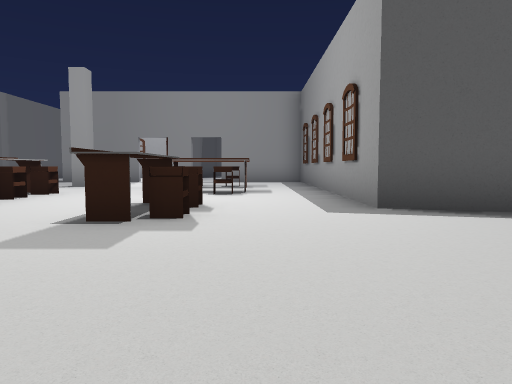
[1] (above)

24 first-person views from a walk through a 3-D level made in the Godot game engine. The camera is 1.3 m above the floor, tilts 4° down and sees 70° across. The floor is counted in squares, 2.51 m on a side. Each view is taken from the middle of a square. On the plan, view 1 faces up. The plan holds only what a view shows up to about 9 squares ahead; the rest is blank. The place goes on beyond the plan. Characters and animated objects are left out. Some surface patterns are stand-ins.

[2]
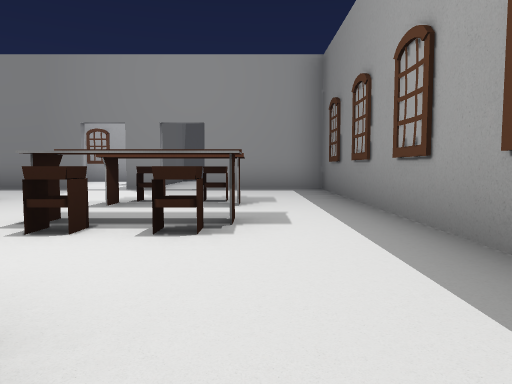

[3]
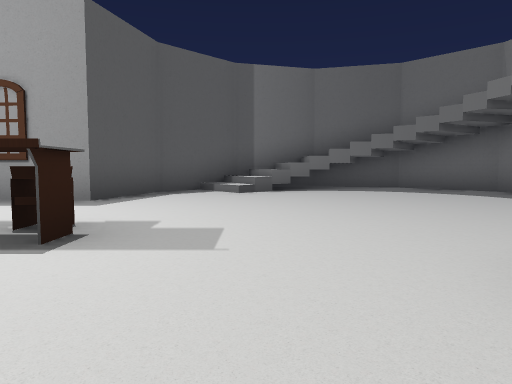

[4]
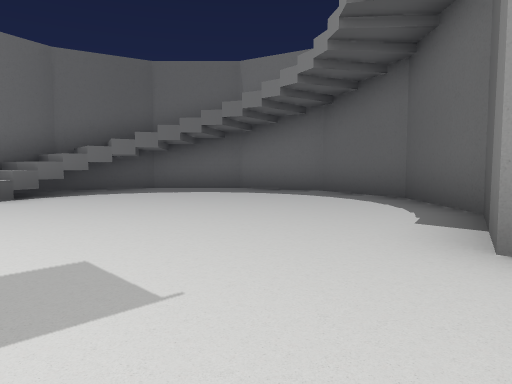

[5]
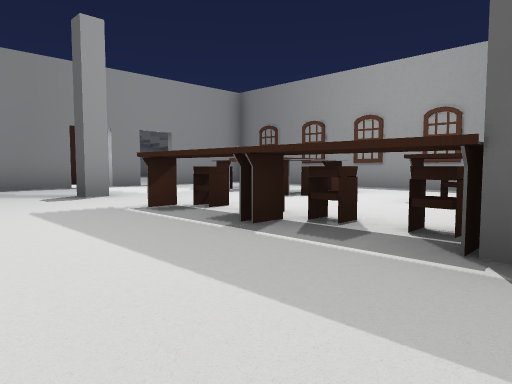

[6]
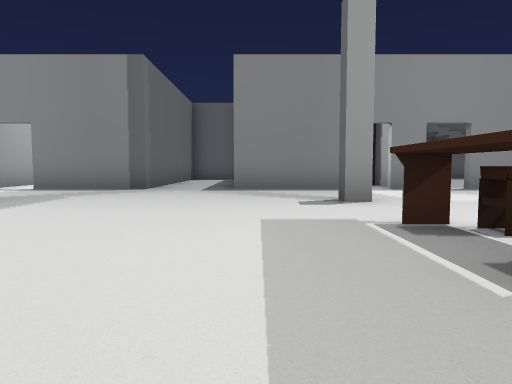

[7]
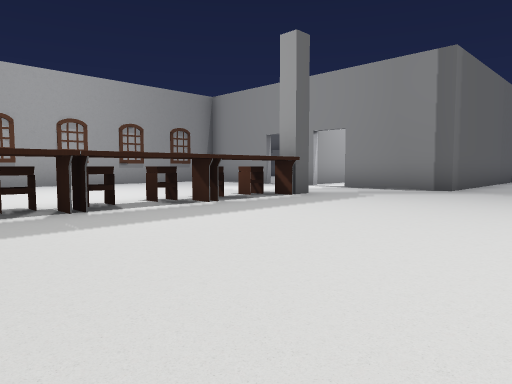

[8]
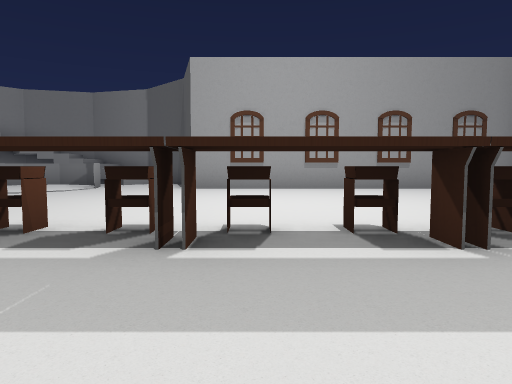

[9]
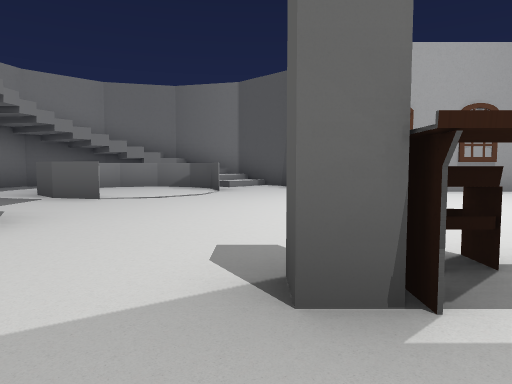

[10]
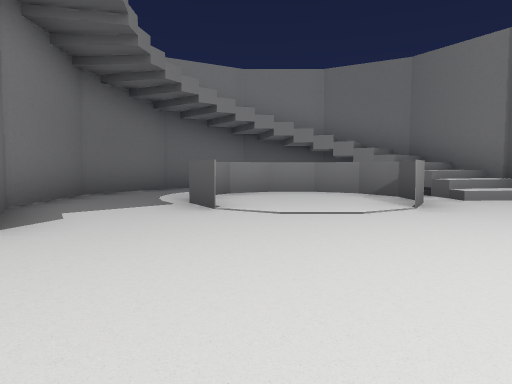

[11]
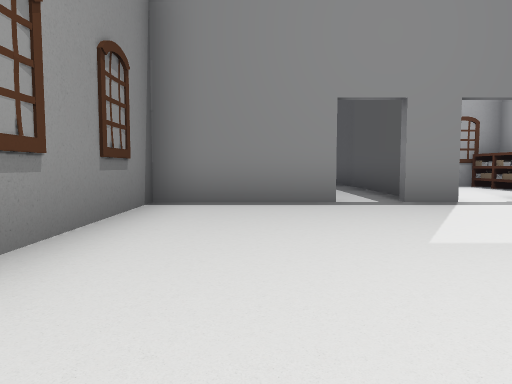

[12]
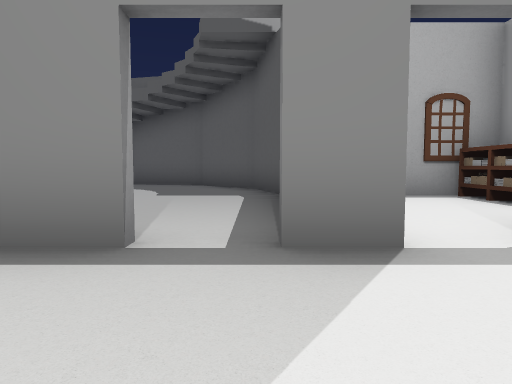

[13]
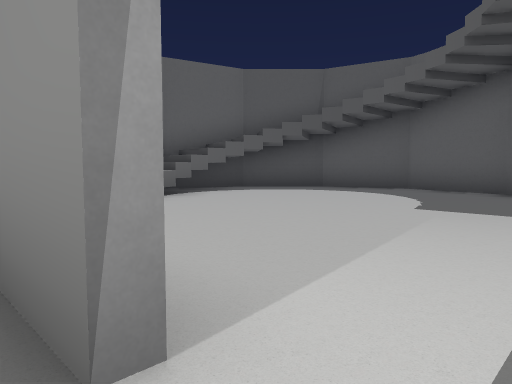

[14]
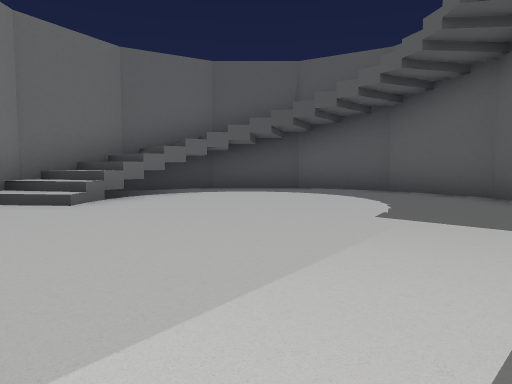

[15]
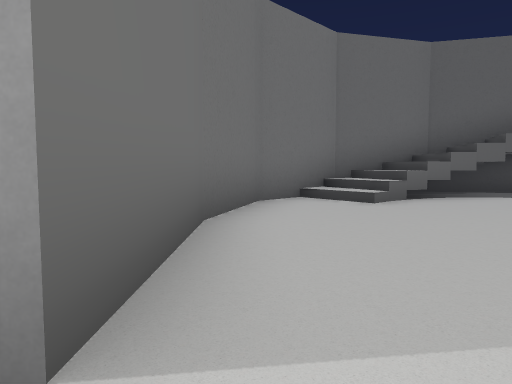

[16]
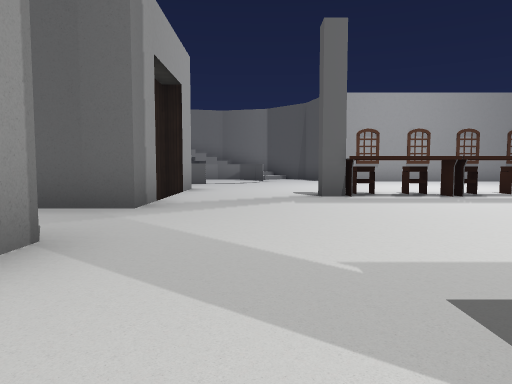

[17]
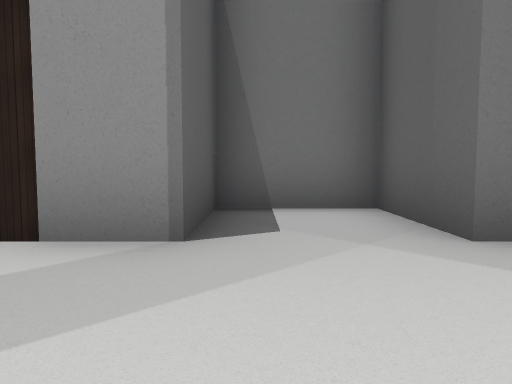

[18]
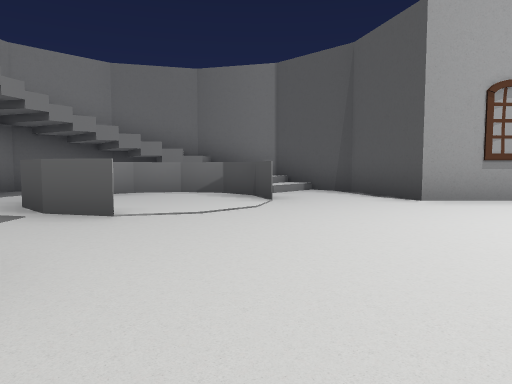

[19]
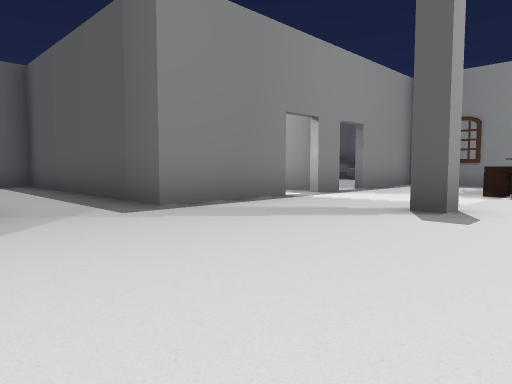

[20]
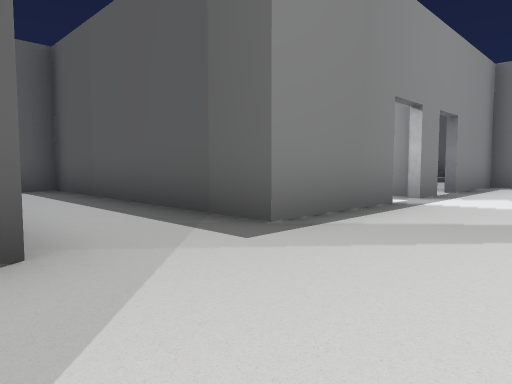

[21]
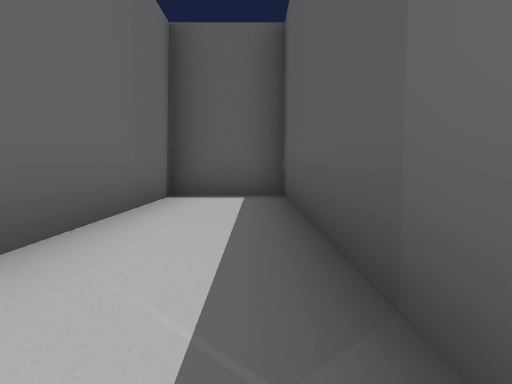

[22]
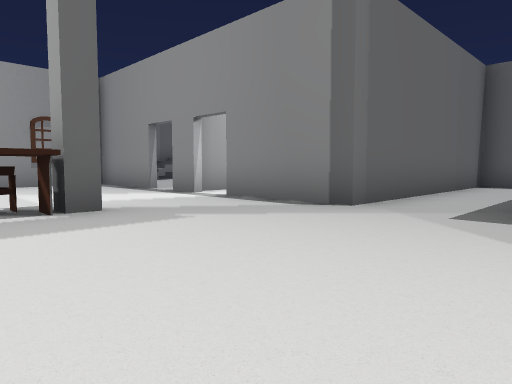

[23]
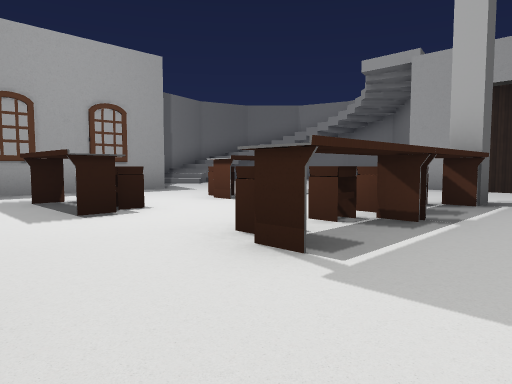

[24]
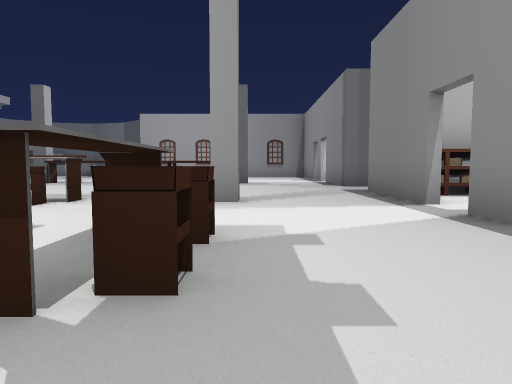

### Floor plan
Key: @ floor where view 1 was taken; # wall or solid block; . floor; / step, stairs or slope; S stool; H shelf; O other object.
Columns run from 21 left of view 1 to 6 right of it. Each row starts with its distance up from view 1.
 21    ####
 20  ###..###
 19  #......#   ####
 18 ##......##  #..#
 17 #/#......# ##..#
 16 #//......#  H..#
 15 ##//.....#  H..
 14  #/......#  #..H
 13  ###.....## #..OO##...
 12    #####..###..###..####
 11     #..................#
 10     #............#.SS..#
  9     #.....S.........#..#
  8     #.....S............#
  7     #.....S......S.SS..#
  6     #.....S......S.....#
  5    ##.....S......S..S..##
  4  ###......S......S..S...###
  3  #/....................../#
  2 ##/##...................//##
  1 #//#.....................//#
  0 #/##..#..####..####..@...#/#
 -1 ## ####.##  #..#  ##......##
 -2    .....#   ####   #......#
 -3   ##..###          ###..###
 -4    ####              ####

Where each view was taken, in squares from view 1:
view 1: 0 up, 0 right, facing up
view 2: 4 up, 0 right, facing up
view 3: 2 up, 4 left, facing right
view 4: 3 up, 3 left, facing down-right
view 5: 3 up, 7 left, facing up-right
view 6: 4 up, 6 left, facing up
view 7: 4 up, 6 left, facing up-left
view 8: 6 up, 8 left, facing left
view 9: 3 up, 9 left, facing left
view 10: 4 up, 12 left, facing down-left
view 11: 7 up, 15 left, facing up
view 12: 10 up, 13 left, facing up
view 13: 12 up, 13 left, facing up-left
view 14: 13 up, 13 left, facing up-left
view 15: 13 up, 13 left, facing left
view 16: 2 up, 4 left, facing left
view 17: 3 up, 7 left, facing down
view 18: 2 up, 11 left, facing left
view 19: 8 up, 9 left, facing up-right
view 20: 10 up, 9 left, facing up-right
view 21: 12 up, 7 left, facing up
view 22: 8 up, 6 left, facing up-left
view 23: 9 up, 6 left, facing down-right
view 24: 10 up, 1 right, facing left
